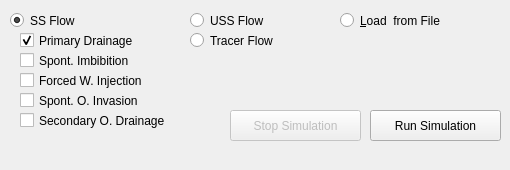
        <widget class="QWidget" name="tab_3">
         <attribute name="title">
          <string>Cycles</string>
         </attribute>
         <widget class="QCheckBox" name="PDCheckBox">
          <property name="geometry">
           <rect>
            <x>20</x>
            <y>30</y>
            <width>171</width>
            <height>21</height>
           </rect>
          </property>
          <property name="text">
           <string>Primary Drainage</string>
          </property>
          <property name="checked">
           <bool>true</bool>
          </property>
         </widget>
         <widget class="QCheckBox" name="PICheckBox">
          <property name="geometry">
           <rect>
            <x>20</x>
            <y>50</y>
            <width>171</width>
            <height>21</height>
           </rect>
          </property>
          <property name="text">
           <string>Spont. Imbibition</string>
          </property>
          <property name="checked">
           <bool>false</bool>
          </property>
         </widget>
         <widget class="QCheckBox" name="SDCheckBox">
          <property name="geometry">
           <rect>
            <x>20</x>
            <y>70</y>
            <width>171</width>
            <height>21</height>
           </rect>
          </property>
          <property name="text">
           <string>Forced W. Injection</string>
          </property>
          <property name="checked">
           <bool>false</bool>
          </property>
         </widget>
         <widget class="QCheckBox" name="SICheckBox">
          <property name="geometry">
           <rect>
            <x>20</x>
            <y>90</y>
            <width>171</width>
            <height>21</height>
           </rect>
          </property>
          <property name="text">
           <string>Spont. O. Invasion</string>
          </property>
          <property name="checked">
           <bool>false</bool>
          </property>
         </widget>
         <widget class="QCheckBox" name="TDCheckBox">
          <property name="geometry">
           <rect>
            <x>20</x>
            <y>110</y>
            <width>171</width>
            <height>21</height>
           </rect>
          </property>
          <property name="text">
           <string>Secondary O. Drainage</string>
          </property>
          <property name="checked">
           <bool>false</bool>
          </property>
         </widget>
         <widget class="QPushButton" name="twoPhaseSimButton">
          <property name="geometry">
           <rect>
            <x>370</x>
            <y>110</y>
            <width>131</width>
            <height>31</height>
           </rect>
          </property>
          <property name="text">
           <string>Run Simulation</string>
          </property>
         </widget>
         <widget class="QPushButton" name="twoPhaseSimStopButton">
          <property name="enabled">
           <bool>false</bool>
          </property>
          <property name="geometry">
           <rect>
            <x>230</x>
            <y>110</y>
            <width>131</width>
            <height>31</height>
           </rect>
          </property>
          <property name="text">
           <string>Stop Simulation</string>
          </property>
         </widget>
         <widget class="QLabel" name="twoPhaseRunningLabel">
          <property name="geometry">
           <rect>
            <x>380</x>
            <y>140</y>
            <width>81</width>
            <height>21</height>
           </rect>
          </property>
          <property name="text">
           <string/>
          </property>
         </widget>
         <widget class="QRadioButton" name="twoPhaseFlowSteady">
          <property name="geometry">
           <rect>
            <x>10</x>
            <y>10</y>
            <width>151</width>
            <height>21</height>
           </rect>
          </property>
          <property name="text">
           <string>SS Flow</string>
          </property>
          <property name="checked">
           <bool>true</bool>
          </property>
         </widget>
         <widget class="QRadioButton" name="twoPhaseFlowUnSteady">
          <property name="geometry">
           <rect>
            <x>190</x>
            <y>30</y>
            <width>151</width>
            <height>21</height>
           </rect>
          </property>
          <property name="text">
           <string>Tracer Flow</string>
          </property>
         </widget>
         <widget class="QRadioButton" name="twoPhaseLoadFromFileRadioButton">
          <property name="geometry">
           <rect>
            <x>340</x>
            <y>10</y>
            <width>151</width>
            <height>21</height>
           </rect>
          </property>
          <property name="text">
           <string>&amp;Load  from File</string>
          </property>
          <property name="checked">
           <bool>false</bool>
          </property>
         </widget>
         <widget class="QRadioButton" name="twoPhaseFlowUnSteadyFast">
          <property name="geometry">
           <rect>
            <x>190</x>
            <y>10</y>
            <width>151</width>
            <height>21</height>
           </rect>
          </property>
          <property name="text">
           <string>USS Flow</string>
          </property>
         </widget>
        </widget>
